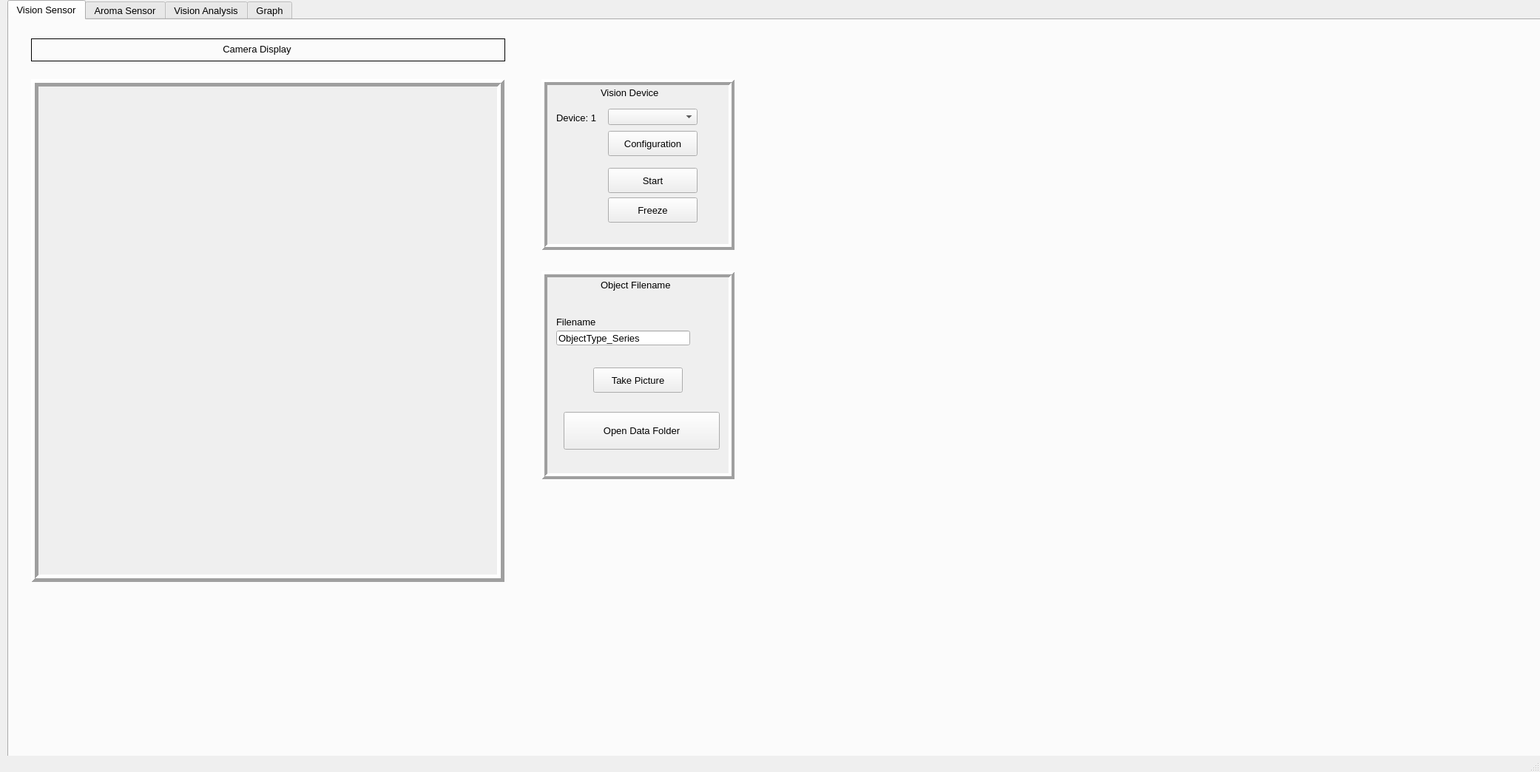
<?xml version="1.0" encoding="UTF-8"?>
<ui version="4.0">
 <class>MainWindow</class>
 <widget class="QMainWindow" name="MainWindow">
  <property name="geometry">
   <rect>
    <x>0</x>
    <y>0</y>
    <width>2082</width>
    <height>1044</height>
   </rect>
  </property>
  <property name="sizePolicy">
   <sizepolicy hsizetype="Expanding" vsizetype="Expanding">
    <horstretch>0</horstretch>
    <verstretch>0</verstretch>
   </sizepolicy>
  </property>
  <property name="font">
   <font>
    <pointsize>10</pointsize>
   </font>
  </property>
  <property name="tabletTracking">
   <bool>false</bool>
  </property>
  <property name="windowTitle">
   <string notr="true">INSTeaD - Integrated Sensors for Tea Quality Detection - Version 1.0.0</string>
  </property>
  <property name="windowIcon">
   <iconset>
    <normaloff>logo.png</normaloff>logo.png</iconset>
  </property>
  <property name="autoFillBackground">
   <bool>true</bool>
  </property>
  <property name="styleSheet">
   <string notr="true"/>
  </property>
  <widget class="QWidget" name="centralwidget">
   <widget class="QPushButton" name="button1_4">
    <property name="geometry">
     <rect>
      <x>840</x>
      <y>1170</y>
      <width>88</width>
      <height>34</height>
     </rect>
    </property>
    <property name="text">
     <string>Open</string>
    </property>
   </widget>
   <widget class="QLabel" name="label_23">
    <property name="geometry">
     <rect>
      <x>870</x>
      <y>1140</y>
      <width>31</width>
      <height>18</height>
     </rect>
    </property>
    <property name="text">
     <string>Crop</string>
    </property>
   </widget>
   <widget class="QTabWidget" name="tabWidget">
    <property name="geometry">
     <rect>
      <x>10</x>
      <y>0</y>
      <width>2131</width>
      <height>1031</height>
     </rect>
    </property>
    <property name="currentIndex">
     <number>0</number>
    </property>
    <property name="elideMode">
     <enum>Qt::ElideNone</enum>
    </property>
    <widget class="QWidget" name="tab">
     <attribute name="title">
      <string>Vision Sensor</string>
     </attribute>
     <widget class="QFrame" name="frame">
      <property name="geometry">
       <rect>
        <x>30</x>
        <y>80</y>
        <width>640</width>
        <height>680</height>
       </rect>
      </property>
      <property name="autoFillBackground">
       <bool>true</bool>
      </property>
      <property name="frameShape">
       <enum>QFrame::Box</enum>
      </property>
      <property name="frameShadow">
       <enum>QFrame::Raised</enum>
      </property>
      <property name="lineWidth">
       <number>5</number>
      </property>
      <property name="midLineWidth">
       <number>0</number>
      </property>
     </widget>
     <widget class="QFrame" name="frame_3">
      <property name="geometry">
       <rect>
        <x>720</x>
        <y>340</y>
        <width>261</width>
        <height>281</height>
       </rect>
      </property>
      <property name="autoFillBackground">
       <bool>true</bool>
      </property>
      <property name="frameShape">
       <enum>QFrame::Box</enum>
      </property>
      <property name="frameShadow">
       <enum>QFrame::Raised</enum>
      </property>
      <property name="lineWidth">
       <number>4</number>
      </property>
      <widget class="QLabel" name="label_12">
       <property name="geometry">
        <rect>
         <x>80</x>
         <y>10</y>
         <width>171</width>
         <height>16</height>
        </rect>
       </property>
       <property name="text">
        <string>Object Filename</string>
       </property>
      </widget>
      <widget class="QPushButton" name="snapButton">
       <property name="geometry">
        <rect>
         <x>70</x>
         <y>130</y>
         <width>121</width>
         <height>34</height>
        </rect>
       </property>
       <property name="text">
        <string>Take Picture</string>
       </property>
      </widget>
      <widget class="QLineEdit" name="fileName">
       <property name="geometry">
        <rect>
         <x>20</x>
         <y>80</y>
         <width>181</width>
         <height>20</height>
        </rect>
       </property>
       <property name="text">
        <string>ObjectType_Series</string>
       </property>
      </widget>
      <widget class="QLabel" name="label_5">
       <property name="geometry">
        <rect>
         <x>20</x>
         <y>60</y>
         <width>231</width>
         <height>16</height>
        </rect>
       </property>
       <property name="text">
        <string>Filename </string>
       </property>
      </widget>
      <widget class="QPushButton" name="open_folder_2">
       <property name="geometry">
        <rect>
         <x>30</x>
         <y>190</y>
         <width>211</width>
         <height>51</height>
        </rect>
       </property>
       <property name="text">
        <string>Open Data Folder</string>
       </property>
      </widget>
     </widget>
     <widget class="QFrame" name="frame_7">
      <property name="geometry">
       <rect>
        <x>720</x>
        <y>80</y>
        <width>261</width>
        <height>231</height>
       </rect>
      </property>
      <property name="autoFillBackground">
       <bool>true</bool>
      </property>
      <property name="frameShape">
       <enum>QFrame::Box</enum>
      </property>
      <property name="frameShadow">
       <enum>QFrame::Raised</enum>
      </property>
      <property name="lineWidth">
       <number>4</number>
      </property>
      <widget class="QLabel" name="label_13">
       <property name="geometry">
        <rect>
         <x>80</x>
         <y>10</y>
         <width>131</width>
         <height>16</height>
        </rect>
       </property>
       <property name="text">
        <string>Vision Device</string>
       </property>
      </widget>
      <widget class="QPushButton" name="startButton">
       <property name="geometry">
        <rect>
         <x>90</x>
         <y>160</y>
         <width>121</width>
         <height>34</height>
        </rect>
       </property>
       <property name="text">
        <string>Freeze</string>
       </property>
      </widget>
      <widget class="QPushButton" name="startButton_2">
       <property name="geometry">
        <rect>
         <x>90</x>
         <y>120</y>
         <width>121</width>
         <height>34</height>
        </rect>
       </property>
       <property name="text">
        <string>Start</string>
       </property>
      </widget>
      <widget class="QPushButton" name="camConfig">
       <property name="geometry">
        <rect>
         <x>90</x>
         <y>70</y>
         <width>121</width>
         <height>34</height>
        </rect>
       </property>
       <property name="text">
        <string>Configuration</string>
       </property>
      </widget>
      <widget class="QComboBox" name="cameraSelect">
       <property name="geometry">
        <rect>
         <x>90</x>
         <y>40</y>
         <width>121</width>
         <height>22</height>
        </rect>
       </property>
      </widget>
      <widget class="QLabel" name="deviceSelected">
       <property name="geometry">
        <rect>
         <x>20</x>
         <y>40</y>
         <width>61</width>
         <height>25</height>
        </rect>
       </property>
       <property name="text">
        <string>Device: 1</string>
       </property>
      </widget>
     </widget>
     <widget class="QFrame" name="frame_9">
      <property name="geometry">
       <rect>
        <x>30</x>
        <y>25</y>
        <width>641</width>
        <height>31</height>
       </rect>
      </property>
      <property name="frameShape">
       <enum>QFrame::Box</enum>
      </property>
      <property name="frameShadow">
       <enum>QFrame::Plain</enum>
      </property>
      <property name="lineWidth">
       <number>1</number>
      </property>
      <widget class="QLabel" name="label_2">
       <property name="geometry">
        <rect>
         <x>240</x>
         <y>5</y>
         <width>131</width>
         <height>18</height>
        </rect>
       </property>
       <property name="text">
        <string>Camera Display</string>
       </property>
       <property name="alignment">
        <set>Qt::AlignCenter</set>
       </property>
      </widget>
     </widget>
    </widget>
    <widget class="QWidget" name="tab_2">
     <attribute name="title">
      <string>Aroma Sensor</string>
     </attribute>
     <widget class="QLabel" name="label_29">
      <property name="geometry">
       <rect>
        <x>290</x>
        <y>10</y>
        <width>171</width>
        <height>18</height>
       </rect>
      </property>
      <property name="text">
       <string>Data Serial Monitor</string>
      </property>
     </widget>
     <widget class="QTextEdit" name="log_display">
      <property name="geometry">
       <rect>
        <x>30</x>
        <y>80</y>
        <width>640</width>
        <height>680</height>
       </rect>
      </property>
      <property name="frameShape">
       <enum>QFrame::Box</enum>
      </property>
      <property name="frameShadow">
       <enum>QFrame::Raised</enum>
      </property>
      <property name="lineWidth">
       <number>5</number>
      </property>
     </widget>
     <widget class="QLCDNumber" name="repetition_times">
      <property name="geometry">
       <rect>
        <x>420</x>
        <y>42</y>
        <width>81</width>
        <height>31</height>
       </rect>
      </property>
     </widget>
     <widget class="QLabel" name="label_35">
      <property name="geometry">
       <rect>
        <x>240</x>
        <y>50</y>
        <width>181</width>
        <height>18</height>
       </rect>
      </property>
      <property name="font">
       <font>
        <pointsize>13</pointsize>
       </font>
      </property>
      <property name="text">
       <string>Repetition Counter</string>
      </property>
     </widget>
     <widget class="QFrame" name="frame_5">
      <property name="geometry">
       <rect>
        <x>30</x>
        <y>0</y>
        <width>641</width>
        <height>31</height>
       </rect>
      </property>
      <property name="frameShape">
       <enum>QFrame::Box</enum>
      </property>
      <property name="frameShadow">
       <enum>QFrame::Plain</enum>
      </property>
      <property name="lineWidth">
       <number>1</number>
      </property>
     </widget>
     <widget class="QFrame" name="frame_6">
      <property name="geometry">
       <rect>
        <x>720</x>
        <y>80</y>
        <width>371</width>
        <height>681</height>
       </rect>
      </property>
      <property name="frameShape">
       <enum>QFrame::Box</enum>
      </property>
      <property name="frameShadow">
       <enum>QFrame::Raised</enum>
      </property>
      <property name="lineWidth">
       <number>4</number>
      </property>
      <widget class="QLineEdit" name="repetition_input">
       <property name="geometry">
        <rect>
         <x>230</x>
         <y>160</y>
         <width>113</width>
         <height>32</height>
        </rect>
       </property>
       <property name="text">
        <string>5</string>
       </property>
      </widget>
      <widget class="QLabel" name="label_34">
       <property name="geometry">
        <rect>
         <x>40</x>
         <y>170</y>
         <width>181</width>
         <height>18</height>
        </rect>
       </property>
       <property name="text">
        <string>Data Sampling Repetition:</string>
       </property>
      </widget>
      <widget class="QLabel" name="label_28">
       <property name="geometry">
        <rect>
         <x>100</x>
         <y>20</y>
         <width>161</width>
         <height>20</height>
        </rect>
       </property>
       <property name="text">
        <string>Aroma Data sampling:</string>
       </property>
      </widget>
      <widget class="QFrame" name="frame_8">
       <property name="geometry">
        <rect>
         <x>20</x>
         <y>50</y>
         <width>331</width>
         <height>101</height>
        </rect>
       </property>
       <property name="frameShape">
        <enum>QFrame::Box</enum>
       </property>
       <property name="frameShadow">
        <enum>QFrame::Plain</enum>
       </property>
       <widget class="QLineEdit" name="delay_input">
        <property name="geometry">
         <rect>
          <x>210</x>
          <y>50</y>
          <width>113</width>
          <height>32</height>
         </rect>
        </property>
        <property name="text">
         <string>60</string>
        </property>
       </widget>
       <widget class="QLineEdit" name="amount_input">
        <property name="geometry">
         <rect>
          <x>210</x>
          <y>10</y>
          <width>113</width>
          <height>32</height>
         </rect>
        </property>
        <property name="text">
         <string>3000</string>
        </property>
       </widget>
       <widget class="QLabel" name="label_33">
        <property name="geometry">
         <rect>
          <x>20</x>
          <y>10</y>
          <width>201</width>
          <height>18</height>
         </rect>
        </property>
        <property name="text">
         <string>Requested number of data:</string>
        </property>
       </widget>
       <widget class="QLabel" name="label_32">
        <property name="geometry">
         <rect>
          <x>20</x>
          <y>50</y>
          <width>191</width>
          <height>18</height>
         </rect>
        </property>
        <property name="text">
         <string>Interval (milliseconds):</string>
        </property>
       </widget>
      </widget>
      <widget class="QPushButton" name="open_folder">
       <property name="geometry">
        <rect>
         <x>90</x>
         <y>560</y>
         <width>211</width>
         <height>61</height>
        </rect>
       </property>
       <property name="text">
        <string>Open Data Folder</string>
       </property>
      </widget>
      <widget class="QPushButton" name="startSampling">
       <property name="geometry">
        <rect>
         <x>90</x>
         <y>380</y>
         <width>211</width>
         <height>61</height>
        </rect>
       </property>
       <property name="text">
        <string>Start</string>
       </property>
      </widget>
      <widget class="QPushButton" name="refreshScreen">
       <property name="geometry">
        <rect>
         <x>90</x>
         <y>470</y>
         <width>211</width>
         <height>61</height>
        </rect>
       </property>
       <property name="text">
        <string>Clear </string>
       </property>
      </widget>
      <widget class="QLabel" name="label_6">
       <property name="geometry">
        <rect>
         <x>40</x>
         <y>310</y>
         <width>201</width>
         <height>16</height>
        </rect>
       </property>
       <property name="text">
        <string>Filename: </string>
       </property>
      </widget>
      <widget class="QLineEdit" name="fileName_csv">
       <property name="geometry">
        <rect>
         <x>40</x>
         <y>330</y>
         <width>301</width>
         <height>31</height>
        </rect>
       </property>
       <property name="text">
        <string>Object_Type_Series</string>
       </property>
      </widget>
      <widget class="QLabel" name="label_36">
       <property name="geometry">
        <rect>
         <x>40</x>
         <y>210</y>
         <width>181</width>
         <height>18</height>
        </rect>
       </property>
       <property name="text">
        <string>Estimated Time in minutes:</string>
       </property>
      </widget>
      <widget class="QLCDNumber" name="estimatedTime">
       <property name="geometry">
        <rect>
         <x>240</x>
         <y>210</y>
         <width>71</width>
         <height>23</height>
        </rect>
       </property>
      </widget>
     </widget>
    </widget>
    <widget class="QWidget" name="tab_3">
     <attribute name="title">
      <string>Vision Analysis</string>
     </attribute>
     <widget class="QLabel" name="cropResult">
      <property name="geometry">
       <rect>
        <x>470</x>
        <y>50</y>
        <width>640</width>
        <height>480</height>
       </rect>
      </property>
      <property name="sizePolicy">
       <sizepolicy hsizetype="Expanding" vsizetype="Expanding">
        <horstretch>0</horstretch>
        <verstretch>0</verstretch>
       </sizepolicy>
      </property>
      <property name="autoFillBackground">
       <bool>true</bool>
      </property>
      <property name="frameShape">
       <enum>QFrame::Box</enum>
      </property>
      <property name="frameShadow">
       <enum>QFrame::Raised</enum>
      </property>
      <property name="lineWidth">
       <number>3</number>
      </property>
      <property name="text">
       <string>Image</string>
      </property>
      <property name="alignment">
       <set>Qt::AlignCenter</set>
      </property>
     </widget>
     <widget class="QLabel" name="label_20">
      <property name="geometry">
       <rect>
        <x>470</x>
        <y>10</y>
        <width>641</width>
        <height>21</height>
       </rect>
      </property>
      <property name="frameShape">
       <enum>QFrame::Box</enum>
      </property>
      <property name="text">
       <string>Image Crop</string>
      </property>
      <property name="alignment">
       <set>Qt::AlignCenter</set>
      </property>
     </widget>
     <widget class="QPushButton" name="clearCropped_2">
      <property name="geometry">
       <rect>
        <x>300</x>
        <y>200</y>
        <width>88</width>
        <height>34</height>
       </rect>
      </property>
      <property name="text">
       <string>clear</string>
      </property>
     </widget>
     <widget class="QPushButton" name="Folder">
      <property name="geometry">
       <rect>
        <x>130</x>
        <y>200</y>
        <width>151</width>
        <height>34</height>
       </rect>
      </property>
      <property name="text">
       <string>Open File Folder</string>
      </property>
     </widget>
     <widget class="QPushButton" name="openImage">
      <property name="geometry">
       <rect>
        <x>20</x>
        <y>200</y>
        <width>88</width>
        <height>34</height>
       </rect>
      </property>
      <property name="text">
       <string>Open</string>
      </property>
     </widget>
     <widget class="QLabel" name="cropShow_2">
      <property name="geometry">
       <rect>
        <x>1120</x>
        <y>50</y>
        <width>640</width>
        <height>480</height>
       </rect>
      </property>
      <property name="sizePolicy">
       <sizepolicy hsizetype="Expanding" vsizetype="Expanding">
        <horstretch>0</horstretch>
        <verstretch>0</verstretch>
       </sizepolicy>
      </property>
      <property name="autoFillBackground">
       <bool>true</bool>
      </property>
      <property name="frameShape">
       <enum>QFrame::Box</enum>
      </property>
      <property name="frameShadow">
       <enum>QFrame::Raised</enum>
      </property>
      <property name="lineWidth">
       <number>3</number>
      </property>
      <property name="text">
       <string>Image</string>
      </property>
      <property name="alignment">
       <set>Qt::AlignCenter</set>
      </property>
     </widget>
     <widget class="QLabel" name="label_37">
      <property name="geometry">
       <rect>
        <x>1050</x>
        <y>540</y>
        <width>121</width>
        <height>18</height>
       </rect>
      </property>
      <property name="frameShape">
       <enum>QFrame::Box</enum>
      </property>
      <property name="text">
       <string>HISTOGRAM</string>
      </property>
      <property name="alignment">
       <set>Qt::AlignCenter</set>
      </property>
     </widget>
     <widget class="MplWidget" name="MplWidget" native="true">
      <property name="geometry">
       <rect>
        <x>470</x>
        <y>570</y>
        <width>1291</width>
        <height>411</height>
       </rect>
      </property>
     </widget>
     <widget class="QFrame" name="frame_2">
      <property name="geometry">
       <rect>
        <x>0</x>
        <y>50</y>
        <width>451</width>
        <height>131</height>
       </rect>
      </property>
      <property name="frameShape">
       <enum>QFrame::Box</enum>
      </property>
      <property name="frameShadow">
       <enum>QFrame::Raised</enum>
      </property>
      <property name="lineWidth">
       <number>2</number>
      </property>
      <widget class="QLabel" name="value_x">
       <property name="geometry">
        <rect>
         <x>370</x>
         <y>20</y>
         <width>71</width>
         <height>16</height>
        </rect>
       </property>
       <property name="text">
        <string>X-Axis: 320</string>
       </property>
       <property name="alignment">
        <set>Qt::AlignCenter</set>
       </property>
      </widget>
      <widget class="QScrollBar" name="yValue">
       <property name="geometry">
        <rect>
         <x>140</x>
         <y>60</y>
         <width>160</width>
         <height>16</height>
        </rect>
       </property>
       <property name="minimum">
        <number>1</number>
       </property>
       <property name="maximum">
        <number>480</number>
       </property>
       <property name="sliderPosition">
        <number>240</number>
       </property>
       <property name="orientation">
        <enum>Qt::Horizontal</enum>
       </property>
      </widget>
      <widget class="QScrollBar" name="radValue">
       <property name="geometry">
        <rect>
         <x>140</x>
         <y>100</y>
         <width>160</width>
         <height>16</height>
        </rect>
       </property>
       <property name="minimum">
        <number>1</number>
       </property>
       <property name="maximum">
        <number>480</number>
       </property>
       <property name="sliderPosition">
        <number>240</number>
       </property>
       <property name="orientation">
        <enum>Qt::Horizontal</enum>
       </property>
      </widget>
      <widget class="QLabel" name="value_y">
       <property name="geometry">
        <rect>
         <x>370</x>
         <y>60</y>
         <width>71</width>
         <height>16</height>
        </rect>
       </property>
       <property name="text">
        <string>Y-Axis : 240</string>
       </property>
       <property name="alignment">
        <set>Qt::AlignCenter</set>
       </property>
      </widget>
      <widget class="QLabel" name="label_31">
       <property name="geometry">
        <rect>
         <x>11</x>
         <y>100</y>
         <width>101</width>
         <height>20</height>
        </rect>
       </property>
       <property name="text">
        <string>Radius (pixel)</string>
       </property>
       <property name="textFormat">
        <enum>Qt::PlainText</enum>
       </property>
       <property name="alignment">
        <set>Qt::AlignCenter</set>
       </property>
      </widget>
      <widget class="QLabel" name="label_27">
       <property name="geometry">
        <rect>
         <x>11</x>
         <y>20</y>
         <width>121</width>
         <height>20</height>
        </rect>
       </property>
       <property name="text">
        <string>Coordinate X-Value:</string>
       </property>
      </widget>
      <widget class="QLabel" name="value_rad">
       <property name="geometry">
        <rect>
         <x>370</x>
         <y>100</y>
         <width>71</width>
         <height>16</height>
        </rect>
       </property>
       <property name="text">
        <string>Radius: 240</string>
       </property>
       <property name="alignment">
        <set>Qt::AlignCenter</set>
       </property>
      </widget>
      <widget class="QScrollBar" name="xValue">
       <property name="geometry">
        <rect>
         <x>140</x>
         <y>20</y>
         <width>160</width>
         <height>16</height>
        </rect>
       </property>
       <property name="minimum">
        <number>1</number>
       </property>
       <property name="maximum">
        <number>640</number>
       </property>
       <property name="sliderPosition">
        <number>320</number>
       </property>
       <property name="orientation">
        <enum>Qt::Horizontal</enum>
       </property>
      </widget>
      <widget class="QLabel" name="label_30">
       <property name="geometry">
        <rect>
         <x>11</x>
         <y>60</y>
         <width>121</width>
         <height>20</height>
        </rect>
       </property>
       <property name="text">
        <string>Coordinate Y-Value:</string>
       </property>
      </widget>
      <widget class="QSpinBox" name="x_spin">
       <property name="geometry">
        <rect>
         <x>310</x>
         <y>20</y>
         <width>42</width>
         <height>22</height>
        </rect>
       </property>
       <property name="minimum">
        <number>1</number>
       </property>
       <property name="maximum">
        <number>640</number>
       </property>
       <property name="stepType">
        <enum>QAbstractSpinBox::DefaultStepType</enum>
       </property>
       <property name="value">
        <number>320</number>
       </property>
      </widget>
      <widget class="QSpinBox" name="y_spin">
       <property name="geometry">
        <rect>
         <x>310</x>
         <y>60</y>
         <width>42</width>
         <height>22</height>
        </rect>
       </property>
       <property name="minimum">
        <number>1</number>
       </property>
       <property name="maximum">
        <number>480</number>
       </property>
       <property name="value">
        <number>240</number>
       </property>
      </widget>
      <widget class="QSpinBox" name="rad_spin">
       <property name="geometry">
        <rect>
         <x>310</x>
         <y>100</y>
         <width>42</width>
         <height>22</height>
        </rect>
       </property>
       <property name="buttonSymbols">
        <enum>QAbstractSpinBox::UpDownArrows</enum>
       </property>
       <property name="accelerated">
        <bool>false</bool>
       </property>
       <property name="showGroupSeparator" stdset="0">
        <bool>false</bool>
       </property>
       <property name="minimum">
        <number>1</number>
       </property>
       <property name="maximum">
        <number>480</number>
       </property>
       <property name="value">
        <number>240</number>
       </property>
      </widget>
     </widget>
     <widget class="QLabel" name="label_21">
      <property name="geometry">
       <rect>
        <x>1120</x>
        <y>10</y>
        <width>641</width>
        <height>21</height>
       </rect>
      </property>
      <property name="frameShape">
       <enum>QFrame::Box</enum>
      </property>
      <property name="text">
       <string>Image Result</string>
      </property>
      <property name="alignment">
       <set>Qt::AlignCenter</set>
      </property>
     </widget>
     <widget class="QWidget" name="horizontalLayoutWidget">
      <property name="geometry">
       <rect>
        <x>80</x>
        <y>340</y>
        <width>160</width>
        <height>80</height>
       </rect>
      </property>
      <layout class="QHBoxLayout" name="horizontalLayout"/>
     </widget>
    </widget>
    <widget class="QWidget" name="tab_4">
     <attribute name="title">
      <string>Graph</string>
     </attribute>
     <widget class="QWidget" name="widget" native="true">
      <property name="geometry">
       <rect>
        <x>370</x>
        <y>150</y>
        <width>561</width>
        <height>481</height>
       </rect>
      </property>
      <property name="sizePolicy">
       <sizepolicy hsizetype="Expanding" vsizetype="Expanding">
        <horstretch>0</horstretch>
        <verstretch>0</verstretch>
       </sizepolicy>
      </property>
      <property name="cursor">
       <cursorShape>ArrowCursor</cursorShape>
      </property>
     </widget>
     <widget class="QLabel" name="label_24">
      <property name="geometry">
       <rect>
        <x>620</x>
        <y>110</y>
        <width>121</width>
        <height>18</height>
       </rect>
      </property>
      <property name="text">
       <string>HISTOGRAM</string>
      </property>
     </widget>
    </widget>
   </widget>
  </widget>
  <widget class="QStatusBar" name="statusbar"/>
  <action name="actionSave">
   <property name="text">
    <string>Save</string>
   </property>
   <property name="shortcut">
    <string>Ctrl+S</string>
   </property>
  </action>
  <action name="actionNew">
   <property name="text">
    <string>New</string>
   </property>
   <property name="shortcut">
    <string>Ctrl+N</string>
   </property>
  </action>
  <action name="actionTeh_help">
   <property name="text">
    <string>Teh help</string>
   </property>
   <property name="shortcut">
    <string>Ctrl+Shift+/</string>
   </property>
  </action>
  <action name="actionQuit">
   <property name="text">
    <string>Quit</string>
   </property>
   <property name="shortcut">
    <string>Ctrl+Q</string>
   </property>
  </action>
  <action name="actionHome">
   <property name="text">
    <string>Home</string>
   </property>
  </action>
 </widget>
 <customwidgets>
  <customwidget>
   <class>MplWidget</class>
   <extends>QWidget</extends>
   <header>mplwidget.h</header>
   <container>1</container>
  </customwidget>
 </customwidgets>
 <resources/>
 <connections/>
</ui>
